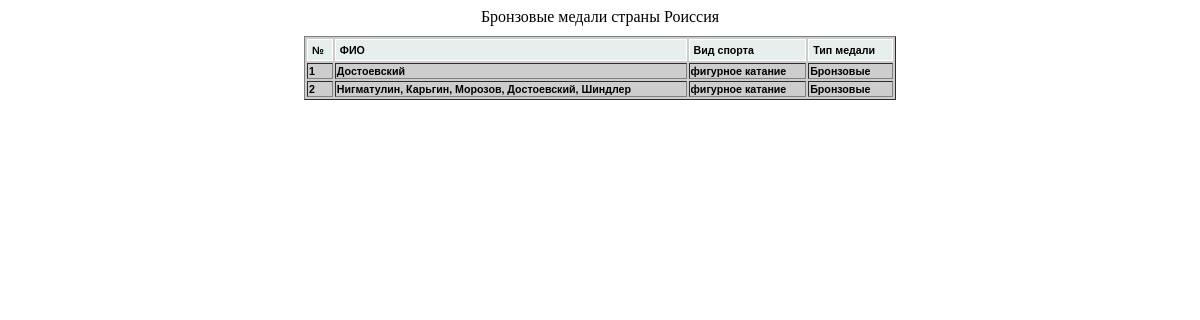
/view.php?id_contry=1&id_med=3, run on the app's committed database.
### tables this page shows
CREATE TABLE `contry` (
  `id_contry` int(2) NOT NULL,
  `name_contry` text NOT NULL
);

CREATE TABLE `medal` (
  `id_medal` int(1) NOT NULL,
  `medal_name` text NOT NULL
);

CREATE TABLE `fio` (
  `id_fio` int(2) NOT NULL,
  `fio_name` text NOT NULL
);

CREATE TABLE `sport` (
  `id_sport` int(2) NOT NULL,
  `sport_name` text NOT NULL
);

### view.php (the view, shortened to what this page needs)
<?php
	echo'<html>
			<head>
				<meta charset="utf-8">
				<title>Статистика</title>
				<link rel="stylesheet" href="css/style.css"/>
			</head>
			<body>
				<div class="st">';
	$db_host='localhost';
	$db_name='statistica';
	$db_username='root';
	$db_password='root';
	$mysqli = new mysqli($db_host,$db_username,$db_password,$db_name);
	$mysqli->set_charset('utf8');
	$p_con = (int)$_GET['id_contry'];
	$p_med = (int)$_GET['id_med'];
	if ($p_med != 4){
		$results = $mysqli->query("SELECT contry.name_contry AS contry, medal.medal_name AS med FROM `contry`,`medal` WHERE (contry.id_contry = $p_con AND medal.id_medal = $p_med)");
		$row = $results->fetch_assoc();
		echo '<tr>'.$row["med"].' медали cтраны '.$row["contry"].'</tr>';
		if ($p_med == 1)
			$results = $mysqli->query("SELECT contry.name_contry AS con, fio.fio_name AS fio, svazi.svazi_fio AS name5, sport.sport_name AS sport, medal.medal_name AS med FROM fio, sport, svazi, contry, medal WHERE (fio.id_fio = svazi.svazi_fio AND svazi.svazi_contry = $p_con AND svazi.svazi_contry = contry.id_contry AND svazi.zoloto_medal = $p_med AND sport.id_sport = svazi.svazi_sport AND medal.id_medal = svazi.zoloto_medal)");
		else
			if ($p_med == 2)
				$results = $mysqli->query("SELECT contry.name_contry AS con, fio.fio_name AS fio, svazi.svazi_fio AS name5, sport.sport_name AS sport, medal.medal_name AS med FROM fio, sport, svazi, contry, medal WHERE (fio.id_fio = svazi.svazi_fio AND svazi.svazi_contry = $p_con AND svazi.svazi_contry = contry.id_contry AND svazi.serebro_medal = $p_med AND sport.id_sport = svazi.svazi_sport AND medal.id_medal = svazi.serebro_medal)");
			else
				if ($p_med == 3)
					$results = $mysqli->query("SELECT contry.name_contry AS con, fio.fio_name AS fio, svazi.svazi_fio AS name5, sport.sport_name AS sport, medal.medal_name AS med FROM fio, sport, svazi, contry, medal WHERE (fio.id_fio = svazi.svazi_fio AND svazi.svazi_contry = $p_con AND svazi.svazi_contry = contry.id_contry AND svazi.bronza_medal = $p_med AND sport.id_sport = svazi.svazi_sport AND medal.id_medal = svazi.bronza_medal)");
	}
	echo'<table align="center" width="90%" border="1px" id="myTable" class="tablesorter">
			<thead>
				<tr>
					<th>№</th>
					<th>ФИО</th>
					<th>Вид спорта</th>
					<th>Тип медали</th>
				</tr>
			</thead>
			<tbody>';
			$idn = 1;
			while($row = $results->fetch_assoc()) {
				$p_name5 = explode(" ", $row["name5"]);
				$coun = count($p_name5);
				$p_name = "";
				for ($i=1; $i < $coun; $i++){
					$result = $mysqli->query("SELECT fio.fio_name AS name FROM `fio` WHERE fio.id_fio = $p_name5[$i]");
					$row1 = $result->fetch_assoc();
					$p_name = $p_name.", ".$row1["name"];
				}
			    print '<tr>';
			    print '<th>'.$idn.'</th>';
			    print '<th>'.$row["fio"].$p_name.'</th>';
			    print '<th>'.$row["sport"].'</th>';
			    print '<th>'.$row["med"].'</th>';
			    print '</tr>';
			    $idn++;
			}
			echo'</tbody>
				</table>
			</div>
		</body>
	</html>';
?>

### css/style.css (style rules this page uses)
table.tablesorter { font-family:arial; background-color: #CDCDCD; margin:10px 0pt 15px; font-size: 8pt; width: 50%; text-align: left; margin-left: 25%; }
table.tablesorter thead tr th, table.tablesorter tfoot tr th { background-color: #e6EEEE; border: 1px solid #FFF; font-size: 8pt; padding: 4px; }
.st { text-align: center; }

### data on the page
contry: medal.medal_name "Бронзовые", name_contry "Роиссия"
fio: fio_name "Достоевский", sport.sport_name "фигурное катание", medal.medal_name "Бронзовые"
fio: fio_name "Нигматулин", p_name ", Карьгин, Морозов, Достоевский, Шиндлер", sport.sport_name "фигурное катание", medal.medal_name "Бронзовые"
